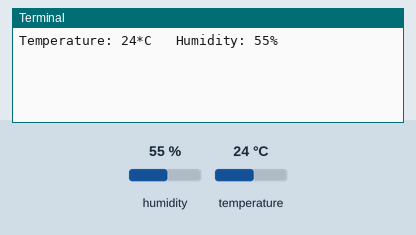
Recording of a program running on a simulated Raspberry Pi (BCM pin numbers). Parts: the last lines printed to the terminal. The inputs (shaded band) are chosen by the test bench; at power-on: humidity 55 %, temperature 24 °C. System figures (address, load, memory, disk, uptime) are fixed made-up values.

Above: at 1.2 s.
1.3 s: humidity set to 22 %
At 3.9 s:
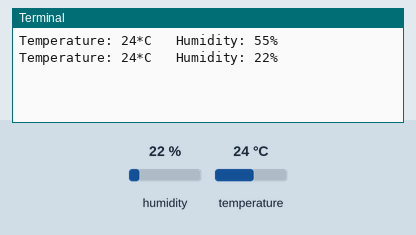
4.3 s: temperature set to 12 °C
At 5.2 s:
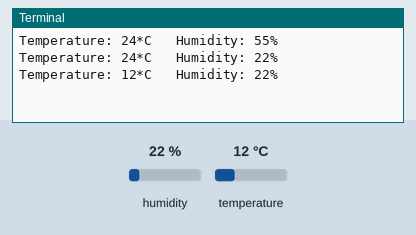
7.3 s: humidity set to 40 %
At 10.0 s:
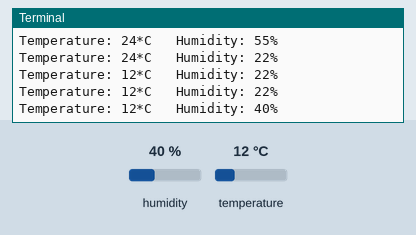
Timing chart, 0 to 11.5 s (numbered marks = the images above; inputs shaded):
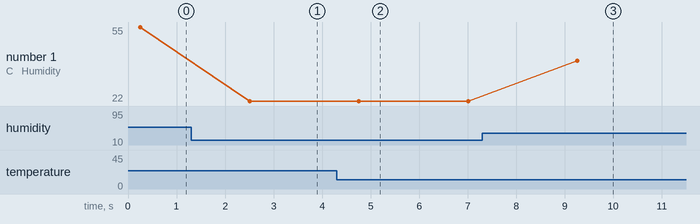

The program:

sensortemp.py
```python
import time
import board
import adafruit_dht
import psutil
# We first check if a libgpiod process is running. If yes, we kill it!
for proc in psutil.process_iter():
    if proc.name() == 'libgpiod_pulsein' or proc.name() == 'libgpiod_pulsei':
        proc.kill()
sensor = adafruit_dht.DHT11(board.D23)
while True:
    try:
        temp = sensor.temperature
        humidity = sensor.humidity
        print("Temperature: {}*C   Humidity: {}% ".format(temp, humidity))
    except RuntimeError as error:
        print(error.args[0])
        time.sleep(2.0)
        continue
    except Exception as error:
        sensor.exit()
        raise error
    time.sleep(2.0)
```

Measured:
- after the input at 1.3 s, the terminal: prints a new line after 1.2 s (image 1)
- after the input at 4.3 s, the terminal: prints a new line after 0.46 s (image 2)
- after the input at 7.3 s, the terminal: prints a new line after 2.0 s (image 3)
- plotted number 1: 55 → 22 after the input at 1.3 s, 22 → 40 after the input at 7.3 s
